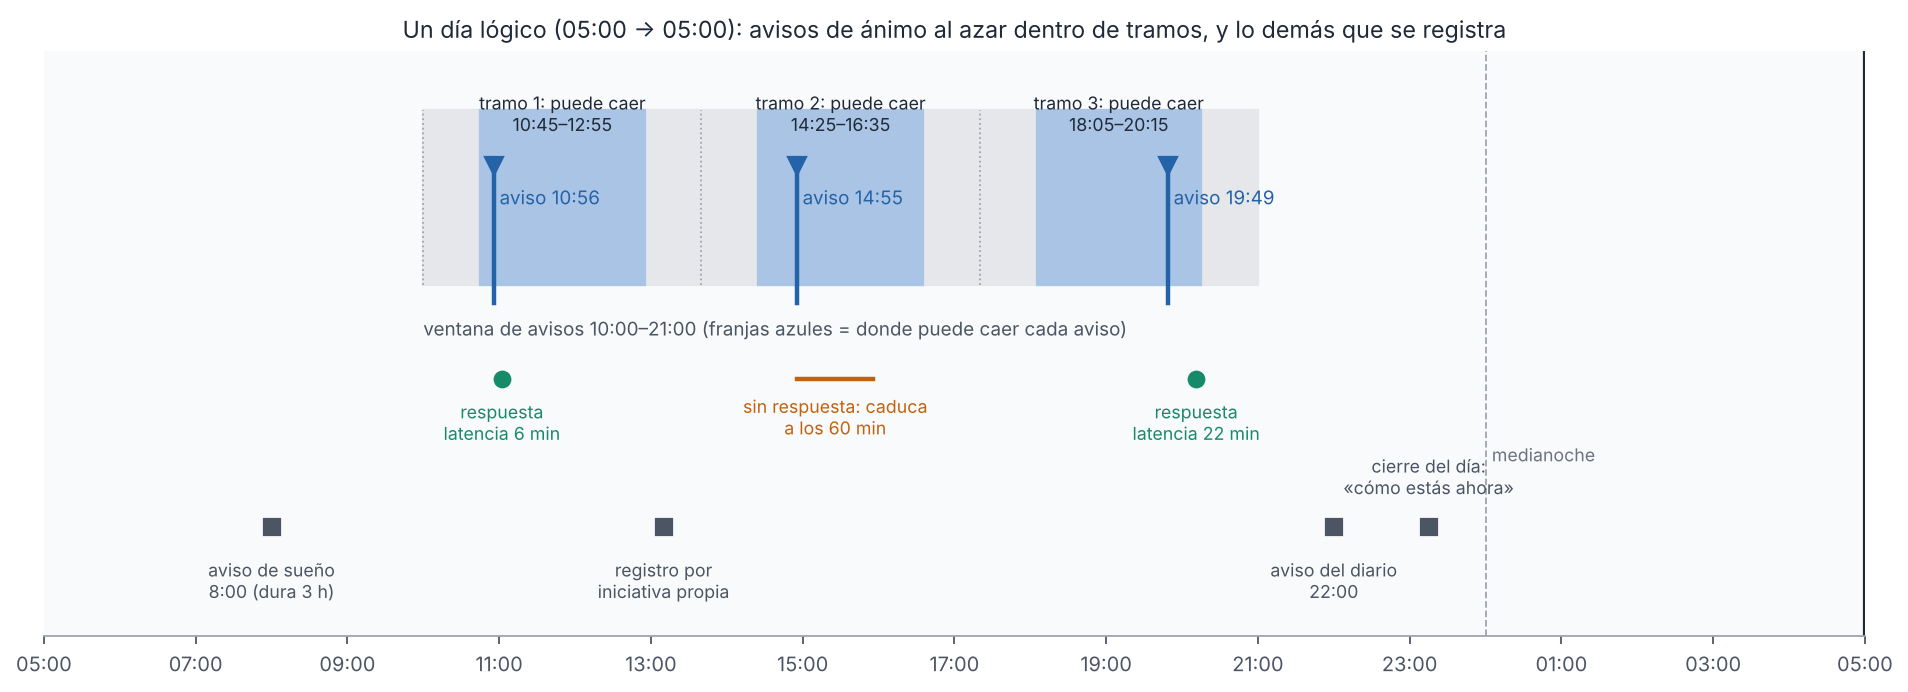

Generate this figure with Python:
"""Figura 3.2 - Un día de la app con datos SINTÉTICOS: cuándo pregunta y qué se registra.
Replica Programador.planDelDia (Trabajo.kt): la ventana [ventana_inicio, ventana_fin] se parte en n tramos iguales;
en cada tramo se elige una hora al azar dejando un margen de min(45 min, tramo/4) a cada lado.
Valores por omisión de la app: 3 avisos, ventana 10:00-21:00, aviso de sueño a las 8:00, diario a las 22:00.
El generador aleatorio NO es el de Kotlin (Random(fecha.hashCode())), así que las horas exactas difieren de las de la app;
las reglas (tramos y márgenes) son las mismas.
Uso: python fig08_dia_muestreo.py [salida.png]"""
import sys
import numpy as np
import matplotlib
matplotlib.use("Agg")
import matplotlib.pyplot as plt
import estilo  # paleta y tipografía comunes (módulo 12)

N, INI, FIN = 3, 10 * 60, 21 * 60           # minutos desde las 00:00
tramo = (FIN - INI) / N
margen = min(45, tramo / 4)
rng = np.random.default_rng(3)
plan = [INI + i * tramo + margen + rng.random() * (tramo - 2 * margen) for i in range(N)]
# Respuestas inventadas: la primera a los 6 min, la segunda nunca (el aviso caduca a los 60 min), la tercera a los 22 min.
lat = [6, None, 22]

def hm(m):
    m = m % 1440
    return f"{int(m // 60):02d}:{int(m % 60):02d}"

fig, ax = plt.subplots(figsize=(12, 4.4), dpi=160)
ax.set_xlim(5 * 60, 29 * 60); ax.set_ylim(0, 5.35)
ax.axvspan(5 * 60, 29 * 60, ymin=0, ymax=1, color="#f9fafb")
ax.axvspan(INI, FIN, ymin=0.6, ymax=0.9, color=estilo.REJILLA)
ax.text(INI, 2.75, "ventana de avisos 10:00–21:00 (franjas azules = donde puede caer cada aviso)", fontsize=8.5, color=estilo.TINTA_2)
for i in range(N):
    a0 = INI + i * tramo
    ax.axvline(a0, ymin=0.6, ymax=0.9, color=estilo.GRIS_MEDIO, lw=0.8, ls=":")
    ax.axvspan(a0 + margen, a0 + tramo - margen, ymin=0.6, ymax=0.9, color=estilo.AZUL_CLARO)
    ax.text(a0 + tramo / 2, 4.62, f"tramo {i + 1}: puede caer\n{hm(a0 + margen)}–{hm(a0 + tramo - margen)}", ha="center", fontsize=8, color=estilo.TINTA)
for t, l in zip(plan, lat):
    ax.plot([t, t], [3.05, 4.3], color=estilo.AZUL, lw=2)
    ax.plot(t, 4.3, "v", color=estilo.AZUL, ms=8)
    ax.text(t, 3.95, " aviso " + hm(t), ha="left", fontsize=8.5, color=estilo.AZUL)
    if l is None:
        ax.plot([t, t + 60], [2.35, 2.35], color=estilo.OCRE, lw=2)
        ax.text(t + 30, 2.2, "sin respuesta: caduca\na los 60 min", ha="center", va="top", fontsize=8, color=estilo.OCRE)
    else:
        ax.plot(t + l, 2.35, "o", color=estilo.VERDE, ms=7)
        ax.text(t + l, 2.15, f"respuesta\nlatencia {l} min", ha="center", va="top", fontsize=8, color=estilo.VERDE)
# Otros momentos del día
otros = [(8 * 60, "aviso de sueño\n8:00 (dura 3 h)"), (13 * 60 + 10, "registro por\niniciativa propia"), (22 * 60, "aviso del diario\n22:00"),
         (23 * 60 + 15, "cierre del día:\n«cómo estás ahora»")]
for t, txt in otros:
    ax.plot(t, 1.0, "s", color=estilo.TINTA_2, ms=7)
    arriba = t > 23 * 60   # el cierre va arriba de su marca para no pisar el aviso del diario
    ax.text(t, 1.3 if arriba else 0.35, txt, ha="center", fontsize=8, color=estilo.TINTA_2)
ax.axvline(29 * 60 - 1, color=estilo.TINTA, lw=1)
ax.axvline(24 * 60, color=estilo.GRIS_MEDIO, lw=0.8, ls="--"); ax.text(24 * 60 + 5, 1.6, "medianoche", fontsize=8, color=estilo.GRIS)
ticks = list(range(5 * 60, 29 * 60 + 1, 120))
ax.set_xticks(ticks); ax.set_xticklabels([hm(t) for t in ticks])
ax.set_yticks([])
for s in ["left", "right", "top"]: ax.spines[s].set_visible(False)
ax.set_title("Un día lógico (05:00 → 05:00): avisos de ánimo al azar dentro de tramos, y lo demás que se registra", fontsize=10.5)
fig.tight_layout()
fig.savefig(sys.argv[1] if len(sys.argv) > 1 else "fig08_dia_muestreo.png", bbox_inches="tight")
print("plan:", [hm(t) for t in plan], "margen", margen, "min; separación mínima posible", 2 * margen, "min")
